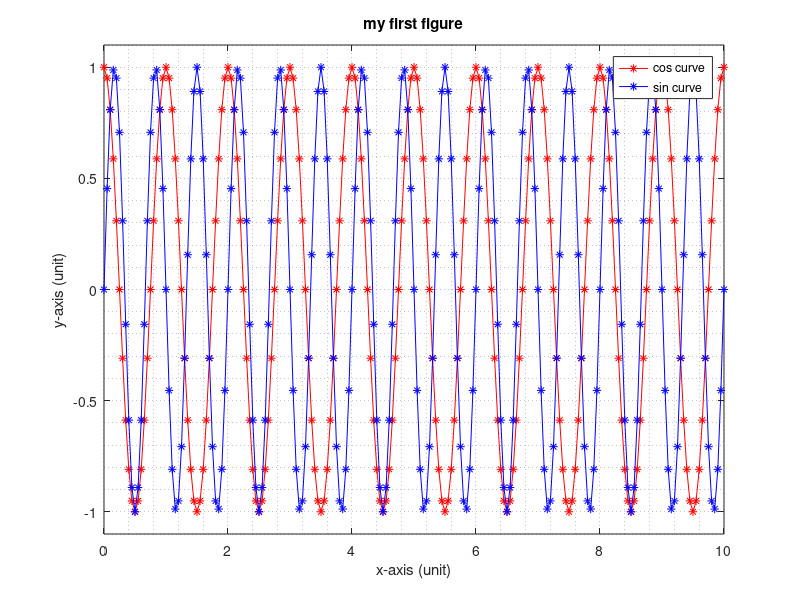

This chart was generated by the following MATLAB code: (Note: this script raises an error after producing the figure.)
%% Howto create figures
% 2022-08-05
%
% HTW Dresden, faculty of electrical engineering
% measurement engineering
% Prof. Matthias Henker
% ---------------------------------------------------------------------
% This is a simple sample script within a series of howto-files.
%
% This sample script is dealing with the creation of simple diagrams (in
% Matlab called figures). Matlab is very powerful and can create many
% different graphics. This a a very short introduction only.
%
%   - for further reading use 'help figure' or 'doc figure' as starting
%     point in the Matlab help
%   - or search for 'graphics' in the Matlab help
%
% here is list of some important keywords (Matlab commands)
%   - figure, plot, hold, grid, xlabel, ylabel, title, legend
%
% just start this script (short cut 'F5') and get inspired

%% here we start

CleanMatlab = true; % true or false

% optionally clean Matlab
if CleanMatlab  % set to true/false to enable/disable cleaning
    clear;      % clear all variables from the workspace (see 'help clear')
    close all;  % close all figures
    clc;        % clear command window
end

% save figure(s) to file? 'SaveFigures' is used later on in the script
SaveFigures = true;  % true or false

% -------------------------------------------------------------------------
%% at the beginning a simple figure with two curves

% define plot range of parameter x
x  = (0 : 0.05 : 10); % coarse steps    ==> faster computations
%x = (0 : 0.001 : 10); % very fine steps ==> looks better in plots

% define some parameters
M1 = 2;
M2 = M1 + 1;

% define two functions to plot
y1 = cos(M1*pi*x);
y2 = sin(M2*pi*x);


% now create a figure and plot both functions
fig1 = figure(1);    % create a figure window
plot(x, y1, '-r*');  % plot 1st curve
hold on;             % prevent overwritting of 1st plot
plot(x, y2, '-b*');  % plot 2nd curve
hold off;            % allow overwritting again (when script is rerun)

% there are also many alternatives to 'plot' command:
% semilogx  - Semi-log scale plot for x-axis
% semilogy  - same but            for y-axis
% loglog    - log scale plot for both axes
% stem      - plot discrete sequence data
% ... see Matlab Documentation - Category 'Graphics' with lots of figures
% and examples

% now finalize and beautify figure
title('my first figure');
xlabel('x-axis (unit)');
ylabel('y-axis (unit)');
legend('cos curve', 'sin curve');

grid minor;          % show a fine grid (or 'grid on', grid off')
xlim auto;           % scale x- and y-axis separately
ylim([min(y1)-0.1 max(y1)+0.1]);
zoom on;             % click into figure window will zoom in at default

%% now we want to change some properties of the figure

% background color
fig1.Color = [0.8 0.9 0.7]; % as RGB triplet

% change title of figure window
fig1.Name  = 'Howto create a nice figure';

%% we also can change even more properties

axes1 = fig1.CurrentAxes; % get axes object of figure

% now change some properties of axes
axes1.FontSize                = 14;
axes1.FontWeight              = 'bold';
axes1.TitleFontSizeMultiplier = 2.5;
axes1.TickDir                 = 'out';
axes1.TickLength              = [0.01 0.01];
axes1.XColor                  = [0.9 .1 .6];     % as RGB-triplet

%% finally we want to save the figure to file
% (figure will be saved as shown on screen)

% enlarge figure before for finer resolution to 80% x 80% of screen size
fig1.Units    = 'Normalized';
fig1.Position = [0.1 0.1 0.8 0.8];

% and save file (alternatives are .emf, .jgp, ...)
if SaveFigures
    FileName = './myFigure_01';
    saveas(fig1, [FileName '.png']);
end


%% this is the end

disp('Figure Test Done.');

return % end of file